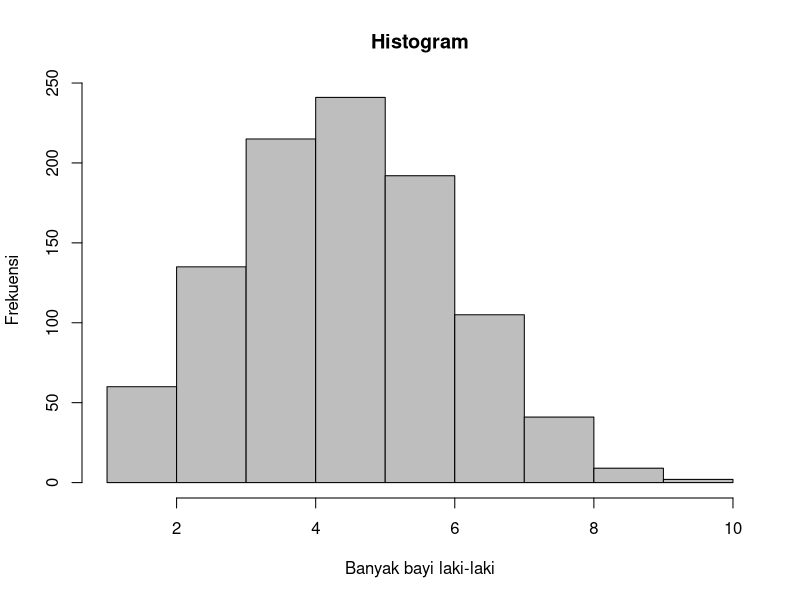

Generate this figure with R:
# Nama  : Ghifari Maaliki Syafa Syuhada
# NRP   : 5025211158
# Kelas : Probabilitas dan Statistika C
#
# ---------- Modul 1 Praktikum Probabilitas dan Statistik 2023 ----------
# ----------------------- Distribusi Probabilitas -----------------------

# 1

n = 10
p = 0.488
vals <- c(0:10)

# a. Distribusi banyak bayi laki-laki
cat("Distribusi: ",
    probs <- c(dbinom(vals, n, p, log = FALSE))
    ,"\n"
)

# b. Tepat 3 bayi laki-laki
cat("Kemungkinan tepat 3 bayi laki-laki dilahirkan: ",
    dbinom(3, n, p, log = FALSE)
    ,"\n"
)

# c. Kurang dari 3 bayi laki-laki
cat("Kemungkinan kurang dari 3 bayi laki-laki dilahirkan: ",
    pbinom(3, n, p, lower.tail = TRUE, log = FALSE)
    ,"\n"
)

# d. Lebih dari 3 bayi laki-laki 
cat("Kemungkinan lebih dari 3 bayi laki-laki dilahirkan: ",
    pbinom(3, n, p, lower.tail = FALSE, log = FALSE)
    ,"\n"
)


# e. Nilai harapan dan standar deviasi
cat("Nilai harapan: ",
    ev <- sum(vals*probs)    
    ,"\n"
)

cat("Nilai harapan: ",
    sqrt(sum((vals - ev)^2 * probs))
    ,"\n"
)

# f. Membuat histogram
set.seed(0)
rand <- rbinom(1000, n, p)
hist(rand, col = "grey", border = "black",
     main = "Histogram",
     xlab = "Banyak bayi laki-laki",
     ylab = "Frekuensi")
